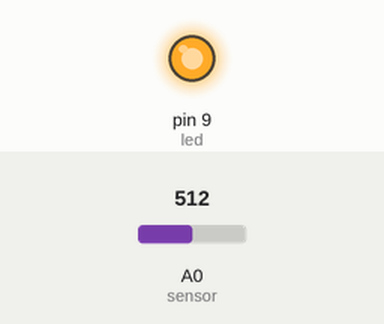
This sketch was run on a simulated Arduino Uno, built with avr-gcc and run on an emulated ATmega328P. Shown: output pins drawn as LEDs (lit = HIGH). The inputs (shaded band) are chosen by the test bench; at power-on: A0 (sensor) = 512.

Above: at 1.2 s.
1.3 s: A0 (sensor) set to 588
2.8 s: A0 (sensor) set to 610
At 3.1 s:
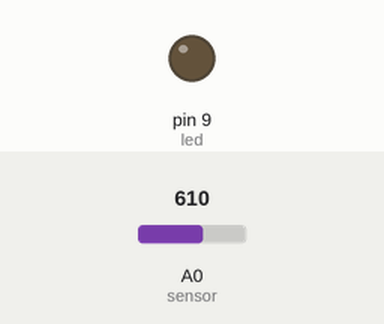
4.3 s: A0 (sensor) set to 590
At 5.4 s:
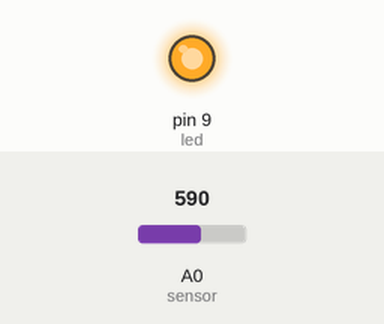
5.8 s: A0 (sensor) set to 716
At 6.6 s:
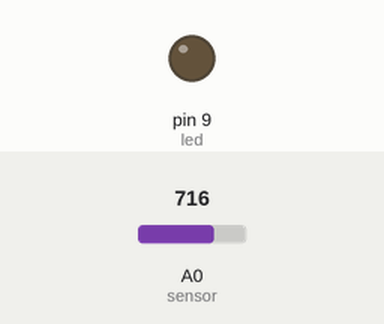
Timing chart, 0 to 8.3 s (numbered marks = the images above; inputs shaded):
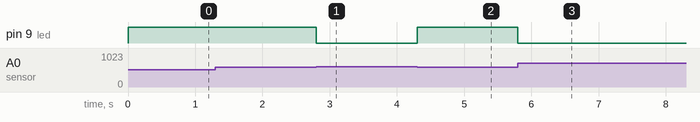

The sketch:

codigo_novo_LDR.ino
```cpp
int limiteDisparo = 600;  // Valor limite para ligar/desligar o LED
int led = 9;  // Pino do LED
int sensor = A0;  // Pino do fotoresistor (LDR)

void setup() {
  pinMode(led, OUTPUT);  // Define o LED como saída
  pinMode(sensor, INPUT);  // Define o LDR como entrada
}

void loop(){
  int sensorValue = analogRead(sensor);  // Lê o valor do LDR
  digitalWrite(led, sensorValue < limiteDisparo ? HIGH : LOW);  // Controla o LED
}
```

Measured:
- the behaviour switches between 599 and 600 on A0 (sensor) (found by bisection; images 0 and 1)
- after the input at 1.3 s, every drawn part: stays the same
- after the input at 2.8 s, pin 9 (led): HIGH → LOW at once
- after the input at 4.3 s, pin 9 (led): LOW → HIGH at once
- after the input at 5.8 s, pin 9 (led): HIGH → LOW at once
